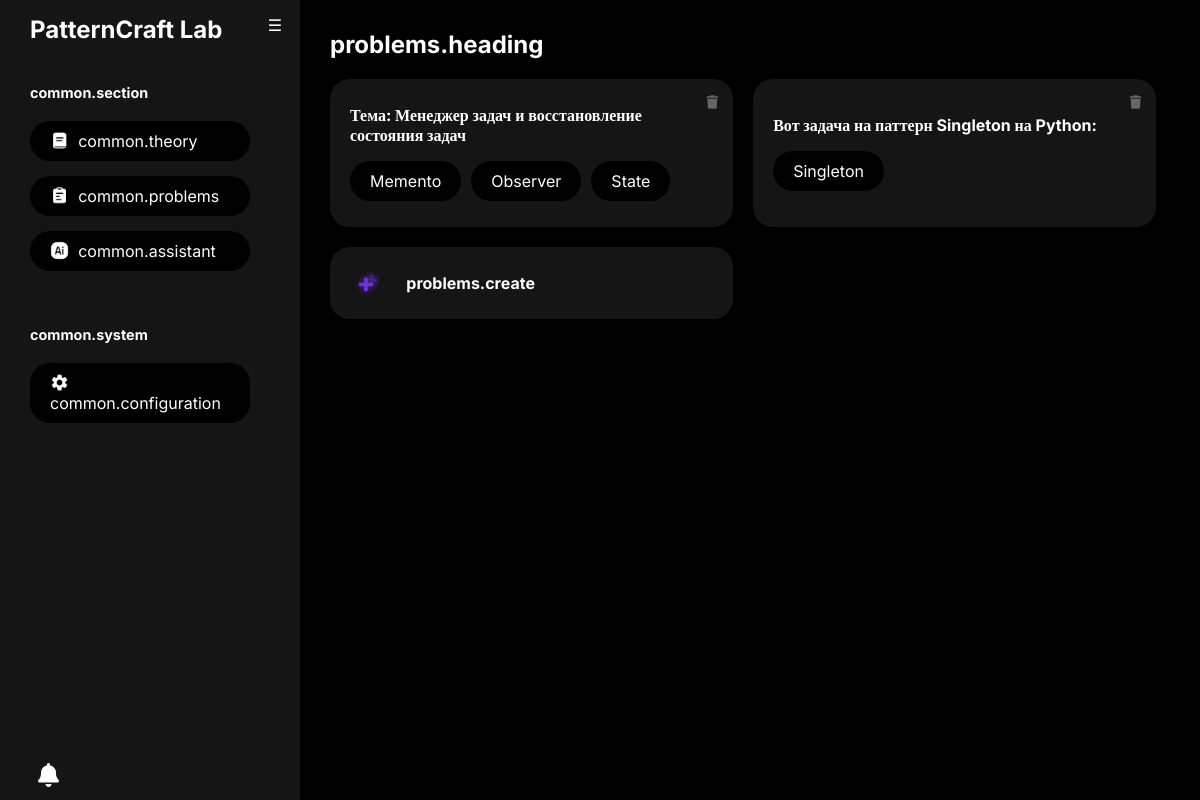
The page /problems on the database its author committed.
### old/app/database.py (models this page shows, shortened)
class Base(DeclarativeBase):
    pass

class SolutionHistoryElement(Base):
    __tablename__ = 'solution_history_elements'
    id = Column(Integer, primary_key=True)
    content = Column(Text, nullable=False)
    type = Column(String, nullable=False)
    problem_id = Column(Integer, ForeignKey('problems.id'), nullable=False)
    problem = relationship(
        "Problem", back_populates="solution_history_elements")

class Problem(Base):
    __tablename__ = 'problems'
    id = Column(Integer, primary_key=True)
    name = Column(String, nullable=False)
    task = Column(Text, nullable=False)
    block_id = Column(Integer, ForeignKey('problems_set.id'), nullable=False)
    block = relationship("ProblemsSet", back_populates="problems")
    solution_history_elements = relationship(
        "SolutionHistoryElement", back_populates="problem", cascade="all, delete-orphan")

### old/app/views/web_routes.py (the view)
    def problems(self) -> str:
        problems = self.problems_manager.get_problems()
        if request.args.get("as") == "json":
            return jsonify({"problems": [{"id": p.id, "name": p.name} for p in problems]})
        return render_template("problems.html", problems=problems)

### old/app/content/problems_manager.py (called while the page is built)
    def get_problems(self) -> List[ProblemDTO]:
        session = self.session_factory()
        problems = (
            session.query(db.Problem)
            .options(
                db.joinedload(db.Problem.block),
                db.joinedload(db.Problem.solution_history_elements),
            )
            .all()
        )
        session.close()
        return [ProblemDTO(problem) for problem in problems]

### old/app/dto/problem_dto.py (called while the page is built)
    def _parse_tags(self, tags_json: str) -> List[str]:
        try:
            return json.loads(tags_json)
        except (json.JSONDecodeError, TypeError):
            return []

### old/app/utils/localization.py (called while the page is built)
def get_locale():
    user = getattr(g, "user", None)
    if user is not None:
        return user.locale
    language = request.accept_languages.best_match(["ru", "en"])
    return language

### old/app/utils/markdown_utils.py (called while the page is built)
def strip_markdown(md_text: str) -> str:
    md_text = re.sub(r"[#*_`>\-\+]+", "", md_text)
    md_text = re.sub(r"\[(.*?)\]\(.*?\)", r"\1", md_text)  # ссылки
    return md_text.strip()

### old/app/templates/problems.html (shortened to what this page needs)
{% extends 'base.html' %}
{% block content %}
<h2>{{ _('problems.heading') }}</h2>
<div class="cards-area">
	{% for problem in problems %}
	<a href="/problem/{{ problem.id }}" class="button block-light card sequential-card">
		<span>
			<p><strong>{{problem.name}}</strong></p>
			<p>
				<span class="cards-area gap-10">
					{% for tag in problem.tags %}
					<span class="block-dark">
						{{ tag }}
					</span>
					{% endfor %}
				</span>
			</p>
		</span>
		<button class="delete-problem" data-problem-id="{{ problem.id }}" title="{{ _('problems.delete') }}">
			<i class="fas fa-trash"></i>
		</button>
	</a>
	{% endfor %}
	<a href="/create/problem" class="button block-light card sequential-card problem-card">
		<img src="/static/img/add.png" alt="">
		<p><strong>{{ _('problems.create') }}</strong></p>
	</a>
</div>
<br>
{% endblock %}

### old/app/static/css/style.css (style rules this page uses)
:root { --dark-color: #000000; --light-color: #151515; --color: #FFFFFF; --active-color: #5B16F0; }
body { margin: 0; padding: 0; background-color: var(--dark-color); color: var(--color); font-family: "Inter", serif; }
button, input, textarea { font-family: "Inter", serif; }
.button { text-decoration: none; box-sizing: border-box; display: inline-block; transition: 0.2s; }
.cards-area { display: flex; flex-wrap: wrap; gap: 20px; }
.gap-10 { gap: 10px; }
.card > img { max-width: 30%; }
.problem-card img { max-width: 10%; }
.block-light { background-color: var(--light-color); color: #FFFFFF; padding: 10px 20px; border-radius: 20px; border: 0; }
.block-dark { background-color: var(--dark-color); color: #FFFFFF; padding: 10px 20px; border-radius: 20px; border: 0; }
.sequential-card { display: flex !important; align-items: center; gap: 20px; }
.cards-area .sequential-card { width: 48%; }
img { border-radius: 20px; }
.card { position: relative; }
.delete-problem { position: absolute; top: 10px; right: 10px; background: none; border: none; color: #666; cursor: pointer; padding: 5px; transition: color 0.3s; }

### rows shown on the page
SolutionHistoryElement: name "Тема: Менеджер задач и восстановление состояния задач", tags "Memento" "Observer" "State"
Problem: name "Вот задача на паттерн Singleton на Python:", tags "Singleton"
